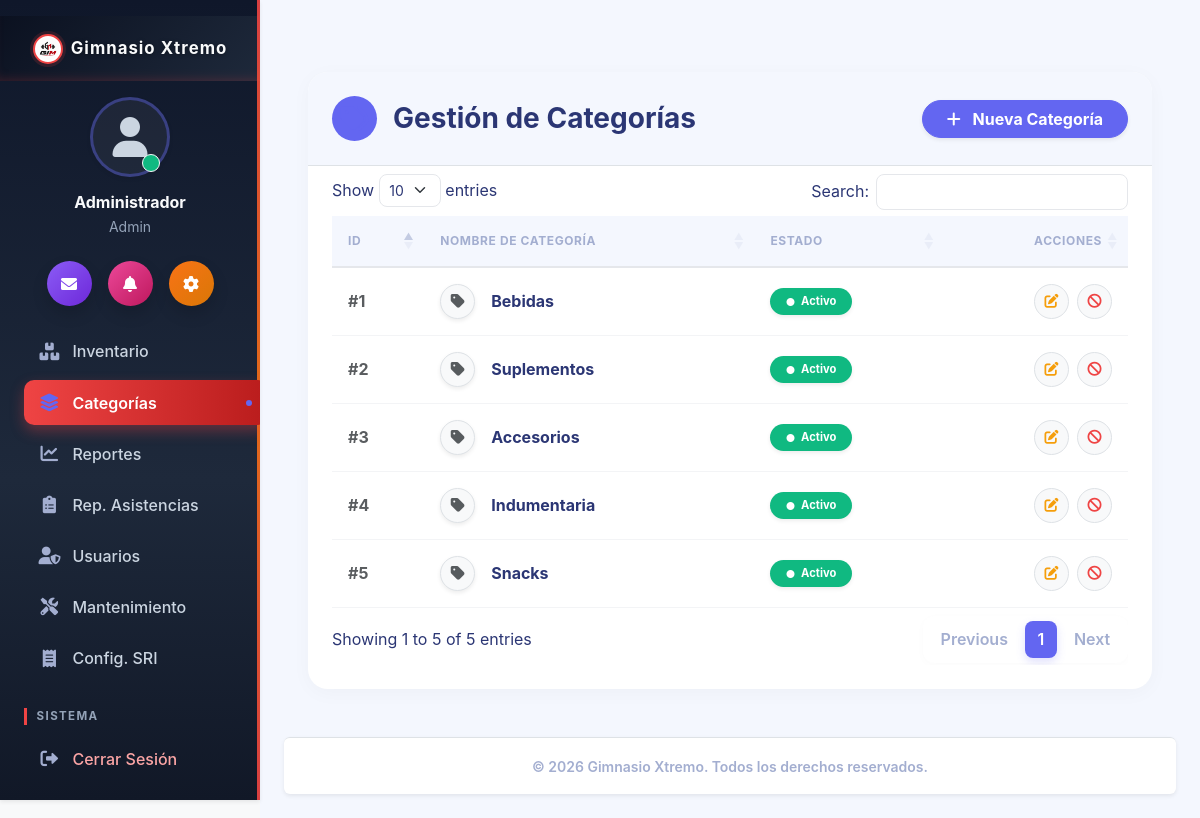
Screenshot of /inventario/categorias (signed in) with the database file from the repository.
### tables this page shows
CREATE TABLE IF NOT EXISTS `configuracion` (
  `id` int NOT NULL,
  `nombre_sistema` varchar(100) DEFAULT NULL,
  `ruc` varchar(20) DEFAULT NULL,
  `razon_social` varchar(255) DEFAULT NULL,
  `nombre_comercial` varchar(255) DEFAULT NULL,
  `direccion` varchar(255) DEFAULT NULL,
  `ubigeo` varchar(6) DEFAULT '150101',
  `departamento` varchar(60) DEFAULT 'LIMA',
  `provincia` varchar(60) DEFAULT 'LIMA',
  `distrito` varchar(60) DEFAULT 'LIMA',
  `urbanizacion` varchar(120) DEFAULT NULL,
  `codigo_pais` varchar(2) DEFAULT 'PE',
  `telefono` varchar(20) DEFAULT NULL,
  `email` varchar(100) DEFAULT NULL,
  `logo` varchar(255) DEFAULT NULL,
  `moneda` varchar(10) DEFAULT '$',
  `sunat_ambiente` enum('beta','produccion') DEFAULT 'beta',
  `sunat_usuario_sol` varchar(50) DEFAULT NULL,
  `sunat_clave_sol` varchar(255) DEFAULT NULL,
  `sunat_certificado` varchar(255) DEFAULT NULL,
  `sunat_cert_clave` varchar(255) DEFAULT NULL,
  `igv_tasa` decimal(5,2) DEFAULT '18.00',
  `incluye_igv` tinyint(1) DEFAULT '1' COMMENT '1 = los precios mostrados YA incluyen IGV',
  `sri_ambiente` enum('1','2') DEFAULT '1' COMMENT '1=Pruebas, 2=Produccion',
  `sri_establecimiento` varchar(3) DEFAULT '001',
  `sri_punto_emision` varchar(3) DEFAULT '001',
  `sri_certificado_p12` varchar(255) DEFAULT NULL,
  `sri_certificado_clave` varchar(255) DEFAULT NULL,
  `iva_tasa` decimal(5,2) DEFAULT '15.00',
  `incluye_iva` tinyint(1) DEFAULT '1' COMMENT '1 = los precios mostrados YA incluyen IVA',
  PRIMARY KEY (`id`)
);

CREATE TABLE IF NOT EXISTS `categorias` (
  `id` int NOT NULL AUTO_INCREMENT,
  `nombre` varchar(100) NOT NULL,
  `estado` enum('activo','inactivo') DEFAULT 'activo',
  PRIMARY KEY (`id`)
);

### app/controllers/InventarioController.php (called while the page is built, shortened)
<?php
require_once __DIR__ . '/../models/Categoria.php';
class InventarioController {
    private $categoriaModel;
    public function __construct() {
        $this->categoriaModel = new Categoria();
    }
    public function categorias() {
        $categorias = $this->categoriaModel->obtenerTodos();
        require_once __DIR__ . '/../views/inventario/categorias.php';
    }
}

### app/models/Configuracion.php (called while the page is built, shortened)
<?php
class Configuracion {
    public static function getInfo() {
        $database = new Database();
        $conn = $database->getConnection();
        $query = "SELECT * FROM configuracion WHERE id = 1 LIMIT 1";
        $stmt = $conn->prepare($query);
        $stmt->execute();
        return $stmt->fetch(PDO::FETCH_ASSOC);
    }
}

### app/models/Categoria.php (called while the page is built, shortened)
<?php
class Categoria {
    private $conn;
    public function __construct() {
        $database = new Database();
        $this->conn = $database->getConnection();
    }
    public function obtenerTodos() {
        $stmt = $this->conn->prepare("SELECT * FROM categorias ORDER BY nombre ASC");
        $stmt->execute();
        return $stmt->fetchAll(PDO::FETCH_ASSOC);
    }
}

### app/config/Database.php (called while the page is built, shortened)
<?php
class Database {
    private $host = 'localhost';
    private $db_name = 'ec_gym_system';
    private $username = 'root';
    private $password = '';
    public function getConnection() {
        $this->conn = null;
        try {
            $this->conn = new PDO("mysql:host=" . $this->host . ";dbname=" . $this->db_name, $this->username, $this->password);
            $this->conn->exec("set names utf8");
            $this->conn->setAttribute(PDO::ATTR_ERRMODE, PDO::ERRMODE_EXCEPTION);
        } catch(PDOException $exception) {
            echo "Error de conexión: " . $exception->getMessage();
        }
        return $this->conn;
    }
}

### app/views/inventario/categorias.php (the view, shortened to what this page needs)
<!DOCTYPE html>
<html lang="es">
<head>
    <link href="https://cdn.jsdelivr.net/npm/bootstrap@5.3.0/dist/css/bootstrap.min.css" rel="stylesheet">
    <link href="https://cdn.datatables.net/1.13.6/css/dataTables.bootstrap5.min.css" rel="stylesheet">
    <link rel="stylesheet" href="https://cdnjs.cloudflare.com/ajax/libs/font-awesome/6.0.0/css/all.min.css">
    <link rel="stylesheet" href="/css/gym-theme.css?v=<?= time() ?>">
</head>
<body class="bg-light">
    <?php require_once '../app/views/inc/navbar.php'; ?>
    <div class="container-fluid px-4 fade-in mt-5 mb-5">
        <div class="module-container p-0">
            <div class="border-bottom px-4 py-4 d-flex justify-content-between align-items-center mb-2" style="background: var(--gym-bg-light); border-top-left-radius: 20px; border-top-right-radius: 20px;">
                <h3 class="fw-bold text-dark m-0 d-flex align-items-center">
                    <div class="bg-primary bg-opacity-10 p-2 rounded-circle me-3 d-flex align-items-center justify-content-center" style="width: 45px; height: 45px;">
                        <i class="fas fa-tags text-primary"></i>
                    </div>
                    Gestión de Categorías
                </h3>
                <button class="btn btn-primary rounded-pill px-4 shadow-sm fw-bold" data-bs-toggle="modal" data-bs-target="#modalCategoria">
                    <i class="fas fa-plus me-2"></i> Nueva Categoría
                </button>
            </div>
        <div class="p-4 pt-0 mt-2">
            <div class="table-responsive">
                <table class="table table-hover align-middle table-data w-100 border-0">
                    <thead>
                        <tr>
                            <th class="border-0 bg-transparent text-muted">ID</th>
                            <th class="border-0 bg-transparent text-muted">Nombre de Categoría</th>
                            <th class="border-0 bg-transparent text-muted">Estado</th>
                            <th class="border-0 bg-transparent text-muted text-end">Acciones</th>
                        </tr>
                    </thead>
                            <tbody>
                                <?php foreach ($categorias as $cat): ?>
                                <tr>
                                    <td class="text-muted fw-bold">#<?= $cat['id'] ?></td>
                                    <td>
                                        <div class="d-flex align-items-center">
                                            <div class="bg-light rounded-circle d-flex align-items-center justify-content-center me-3 shadow-sm border" style="width: 35px; height: 35px;">
                                                <i class="fas fa-tag text-muted"></i>
                                            </div>
                                            <div class="fw-bold text-dark"><?= $cat['nombre'] ?></div>
                                        </div>
                                    </td>
                                    <td>
                                        <?php if($cat['estado'] == 'activo'): ?>
                                            <span class="badge bg-success text-white px-3 py-2 rounded-pill shadow-sm" style="font-size: 0.7rem; font-weight: 700;"><i class="fas fa-circle me-1" style="font-size: 0.5rem; vertical-align: middle;"></i> Activo</span>
                                        <?php else: ?>
                                            <span class="badge bg-secondary text-white px-3 py-2 rounded-pill shadow-sm" style="font-size: 0.7rem; font-weight: 700;"><i class="fas fa-circle me-1" style="font-size: 0.5rem; vertical-align: middle;"></i> Inactivo</span>
                                        <?php endif; ?>
                                    </td>
                                    <td class="text-end">
                                        <div class="d-flex justify-content-end gap-2">
                                            <button class="btn btn-light text-warning btn-sm rounded-circle d-flex align-items-center justify-content-center border edit-btn"
                                                    style="width: 35px; height: 35px; transition: all 0.2s;"
                                                    data-id="<?= $cat['id'] ?>"
                                                    data-nombre="<?= $cat['nombre'] ?>"
                                                    data-bs-toggle="modal"
                                                    data-bs-target="#modalCategoria"
                                                    title="Editar"
                                                    onmouseover="this.classList.replace('btn-light', 'btn-warning'); this.classList.replace('text-warning', 'text-white');"
                                                    onmouseout="this.classList.replace('btn-warning', 'btn-light'); this.classList.replace('text-white', 'text-warning');">
                                                <i class="fas fa-edit"></i>
                                            </button>
                                            <?php if($cat['estado'] == 'activo'): ?>
                                                <a href="/inventario/cambiarEstadoCategoria/<?= $cat['id'] ?>/inactivo"
                                                class="btn btn-light text-danger btn-sm rounded-circle d-flex align-items-center justify-content-center border btn-confirm"
                                                style="width: 35px; height: 35px; transition: all 0.2s;"
                                                data-title="¿Desactivar categoría?"
                                                title="Desactivar"
                                                onmouseover="this.classList.replace('btn-light', 'btn-danger'); this.classList.replace('text-danger', 'text-white');"
                                                onmouseout="this.classList.replace('btn-danger', 'btn-light'); this.classList.replace('text-white', 'text-danger');">
                                                    <i class="fas fa-ban"></i>
                                                </a>
                                            <?php endif; ?>
                                        </div>
                                    </td>
                            </tr>
                            <?php endforeach; ?>
                        </tbody>
                </table>
            </div>
        </div>
    </div>
    <?php require_once '../app/views/inc/footer.php'; ?>
</body>
</html>

### app/views/inc/navbar.php (shortened to what this page needs)
<?php
require_once __DIR__ . '/../../models/Configuracion.php';
$config = Configuracion::getInfo();
$_rolActual = $_SESSION['user_rol'] ?? '';
$current_uri = $_SERVER['REQUEST_URI'] ?? '';
$is_active = function($path) use ($current_uri) {
    if ($path === '/home/index') {
        return ($current_uri === '/' || strpos($current_uri, '/home') === 0) ? 'active' : '';
    }
    return strpos($current_uri, $path) === 0 ? 'active' : '';
};
?>
<link rel="stylesheet" href="/css/gym-theme.css?v=<?= time() ?>">
<div class="d-flex" id="wrapper">
    <div class="shadow-sm" id="sidebar-wrapper">
        <div class="sidebar-heading p-4 d-flex align-items-center justify-content-center">
            <?php if(!empty($config['logo'])): ?>
                <img src="/img/<?= $config['logo'] ?>?v=<?= time() ?>"
                     alt="Logo" width="30" height="30"
                     class="d-inline-block align-text-top rounded-circle me-2">
            <?php endif; ?>
            <span class="fs-5 fw-bold text-dark tracking-wider"><?= $config['nombre_sistema'] ?></span>
        </div>
        <div class="text-center mt-3 mb-4 px-4">
            <div class="position-relative d-inline-block mb-3">
                <div class="bg-light rounded-circle shadow-sm d-flex align-items-center justify-content-center mx-auto" style="width: 80px; height: 80px; border: 3px solid #E0E7FF;">
                    <i class="fas fa-user text-muted" style="font-size: 2.5rem;"></i>
                </div>
                <span class="position-absolute bottom-0 end-0 p-2 bg-success border border-light rounded-circle" style="transform: translate(-10px, -5px);"></span>
            </div>
            <h6 class="fw-bold text-dark mb-1"><?= $_SESSION['user_name'] ?? 'Usuario' ?></h6>
            <p class="text-muted small mb-0"><?= ucfirst($_SESSION['user_rol'] ?? 'Invitado') ?></p>
        </div>
        <div class="d-flex justify-content-center gap-3 mb-4 px-3">
            <a href="/notificaciones/index" class="btn btn-primary rounded-circle shadow p-0 d-flex align-items-center justify-content-center" style="width: 45px; height: 45px; background: linear-gradient(135deg, #8B5CF6, #6D28D9); border:none;">
                <i class="fas fa-envelope text-white"></i>
            </a>
            <a href="/asistencia/index" class="btn rounded-circle shadow p-0 d-flex align-items-center justify-content-center" style="width: 45px; height: 45px; background: linear-gradient(135deg, #EC4899, #BE185D); border:none;">
                <i class="fas fa-bell text-white"></i>
            </a>
            <a href="/configuracion/index" class="btn rounded-circle shadow p-0 d-flex align-items-center justify-content-center" style="width: 45px; height: 45px; background: linear-gradient(135deg, #F97316, #D97706); border:none;">
                <i class="fas fa-cog text-white"></i>
            </a>
        </div>
        <div id="sidebar-nav-scroll">
            <div class="list-group list-group-flush mt-2 px-2">
                <?php if($_rolActual === 'admin'): ?>
                    <a class="list-group-item list-group-item-action rounded mb-1 <?= $is_active('/inventario/productos') ?>" href="/inventario/productos">
                        <i class="fas fa-boxes w-20px text-center"></i> Inventario
                    </a>
                    <a class="list-group-item list-group-item-action rounded mb-1 <?= $is_active('/inventario/categorias') ?>" href="/inventario/categorias">
                        <i class="fas fa-layer-group w-20px text-center"></i> Categorías
                    </a>
                    <a class="list-group-item list-group-item-action rounded mb-1 <?= $is_active('/reportes') ?>" href="/reportes/index">
                        <i class="fas fa-chart-line w-20px text-center"></i> Reportes
                    </a>
                    <a class="list-group-item list-group-item-action rounded mb-1 <?= $is_active('/asistencia/reporte') ?>" href="/asistencia/reporte">
                        <i class="fas fa-clipboard-list w-20px text-center"></i> Rep. Asistencias
                    </a>
                    <a class="list-group-item list-group-item-action rounded mb-1 <?= $is_active('/usuarios') ?>" href="/usuarios/index">
                        <i class="fas fa-user-shield w-20px text-center"></i> Usuarios
                    </a>
                    <a class="list-group-item list-group-item-action rounded mb-1 <?= $is_active('/mantenimiento') ?>" href="/mantenimiento/index">
                        <i class="fas fa-tools w-20px text-center"></i> Mantenimiento
                    </a>
                    <a class="list-group-item list-group-item-action rounded mb-1 <?= $is_active('/configuracion/sri') ?>" href="/configuracion/sri">
                        <i class="fas fa-receipt w-20px text-center"></i> Config. SRI
                    </a>
                <?php endif; ?>
                <p class="text-dark fw-bold ms-3 mt-4 mb-2 fs-6">Sistema</p>
                <a class="list-group-item list-group-item-action rounded mb-1 text-danger" href="/auth/logout">
                    <i class="fas fa-sign-out-alt w-20px text-center"></i> Cerrar Sesión
                </a>
            </div>
        </div>
    </div>
    <div id="page-content-wrapper" class="d-flex flex-column" style="min-height: 100vh; background-color: var(--gym-bg-light);">
        <div class="container-fluid p-4 flex-grow-1">

### app/views/inc/footer.php (shortened to what this page needs)
        </div>
        <footer class="bg-white border-top text-center py-3 mt-auto shadow-sm text-secondary rounded">
            <small class="fw-semibold">&copy; <?= date('Y') ?> <?= $config['nombre_sistema'] ?>. Todos los derechos reservados.</small>
        </footer>
    </div>
</div>
</body>
</html>

### rows the page displays
configuracion: logo (picture), nombre_sistema "Gimnasio Xtremo"
categorias: id "3", nombre "Accesorios", estado "activo" (drawn)
categorias: id "1", nombre "Bebidas", estado "activo" (drawn)
categorias: id "4", nombre "Indumentaria", estado "activo" (drawn)
categorias: id "5", nombre "Snacks", estado "activo" (drawn)
categorias: id "2", nombre "Suplementos", estado "activo" (drawn)

### other values shown
$_SESSION['user_name'] "Administrador"
$_SESSION['user_rol'] "Admin"
